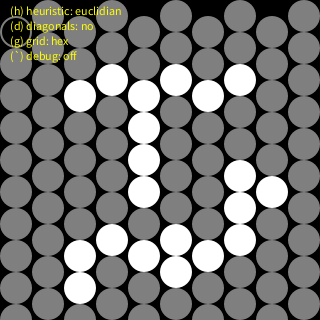
Frame 1 (no input)
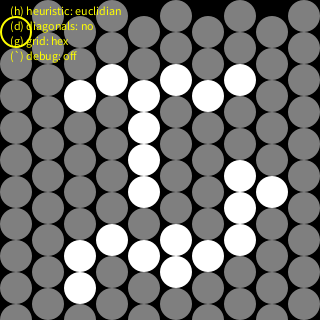
Frame 60 (the mouse pressed at the canvas centre just before this capture)
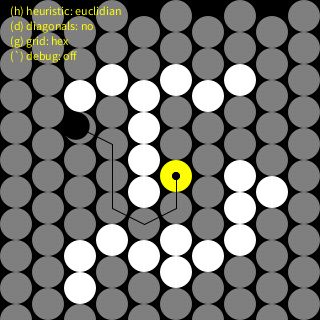
Frame 120 (the mouse held since frame 60 and released just before this capture)

The Processing sketch that drew these frames (run headless with seeded random() and noise(); from frame 60 on, the mouse is pressed at the canvas centre):

// Processing sketch: Pathfinding
// ── Pathfinding.pde
boolean debug = false;
Level level;
Player player;
Pathfinder pathfinder;

void setup() {
  size(320, 320);
  TileHelper.app = this;
  level = new Level();
  player = new Player();
  pathfinder = new Pathfinder();
}
void draw() {
  // UPDATE:
  player.update();

  // DRAW:
  background(TileHelper.isHex ? 0 : 127);
  level.draw();
  player.draw();

  Point g = TileHelper.pixelToGrid(new PVector(mouseX, mouseY));
  Tile tile = level.getTile(g);
  tile.hover = true;
  PVector m = tile.getCenter();
  fill(0, 0, 0);
  ellipse(m.x, m.y, 8, 8);


  // DRAW DEBUG INFO:
  fill(255, 255, 0);
  String s1 = (pathfinder.useManhattan) ? "(h) heuristic: manhattan" : "(h) heuristic: euclidian";
  String s2 = (level.useDiagonals) ? "(d) diagonals: yes" : "(d) diagonals: no";
  String s3 = (TileHelper.isHex) ? "(g) grid: hex" : "(g) grid: square";
  String s4 = (debug) ? "(`) debug: on" : "(`) debug: off";
  text(s1, 10, 15);
  text(s2, 10, 30);
  text(s3, 10, 45);
  text(s4, 10, 60);
}

void mousePressed() {
  player.setTargetPosition(TileHelper.pixelToGrid(new PVector(mouseX, mouseY)));
}
void keyPressed() {
  if (debug) println(keyCode);


  if (keyCode == 49) level.loadLevel(LevelDefs.LEVEL1);
  if (keyCode == 50) level.loadLevel(LevelDefs.LEVEL2);
  if (keyCode == 51) level.loadLevel(LevelDefs.LEVEL3);
  if (keyCode == 52) level.loadLevel(LevelDefs.LEVEL4);
  if (keyCode == 53) level.loadLevel(LevelDefs.LEVEL5);

  if (keyCode == 68) {
    level.toggleDiagonals();
    level.reloadLevel();
  }
  if (keyCode == 71) {
    TileHelper.isHex = !TileHelper.isHex;
    level.reloadLevel();
  }
  if (keyCode == 72) pathfinder.toggleHeuristic();
  if (keyCode == 192) debug = !debug;
}
// ── Level.pde
class Level {

  int[][] level;
  Tile[][] tiles;
  boolean useDiagonals = false;

  Level() {
    loadLevel(LevelDefs.LEVEL2);
  }
  void draw() {
    noStroke();
    //if(TileHelper.isHex) rectMode(CENTER);
    for (int Y = 0; Y < tiles.length; Y++) {
      for (int X = 0; X < tiles[Y].length; X++) {
        tiles[Y][X].draw();
      }
    }
    fill(0);
  }
  Tile getTile(int X, int Y) {
    if (X < 0 || Y < 0) return null;
    if (Y >= tiles.length || X >= tiles[0].length) return null;
    return tiles[Y][X];
  }
  Tile getTile(Point p) {
    return getTile(p.x, p.y);
  }
  PVector getTileCenterAt(Point p) {
    Tile tile = getTile(p);
    if (tile == null) return new PVector();
    return tile.getCenter();
  } 
  boolean isPassable(Point p) {
    Tile tile = getTile(p);
    if (tile == null) return false;
    return tile.isPassable();
  }

  void reloadLevel() {
    loadLevel(level);
  }

  void loadLevel(int[][] layout) {

    level = layout; // cache the layout (to enable reloading levels)

    // build our multidimensional array of tiles:
    int ROWS = layout.length;
    int COLS = layout[0].length;
    tiles = new Tile[ROWS][COLS];
    for (int Y = 0; Y < ROWS; Y++) {
      for (int X = 0; X < COLS; X++) {
        Tile tile = new Tile(X, Y);
        tile.TERRAIN = layout[Y][X];
        tiles[Y][X] = tile;
      }
    }
    for (int Y = 0; Y < ROWS; Y++) {
      for (int X = 0; X < COLS; X++) {
        if (TileHelper.isHex) {
          if (X % 2 == 0) {
            tiles[Y][X].addNeighbors(new Tile[] {
              getTile(X-1, Y), 
              getTile(X-1, Y+1), 
              getTile(X, Y-1), 
              getTile(X, Y+1),
              getTile(X+1, Y), 
              getTile(X+1, Y+1)
            }
            );
          } 
          else {
            tiles[Y][X].addNeighbors(new Tile[] {
              getTile(X-1, Y-1), 
              getTile(X-1, Y), 
              getTile(X, Y-1), 
              getTile(X, Y+1),
              getTile(X+1, Y-1), 
              getTile(X+1, Y)
            }
            );
          }
        } 
        else {
          tiles[Y][X].addNeighbors(new Tile[] {
            getTile(X-1, Y), 
            getTile(X+1, Y), 
            getTile(X, Y-1), 
            getTile(X, Y+1)
          }
          );
          if (useDiagonals) {
            tiles[Y][X].addNeighbors(new Tile[] {
              getTile(X-1, Y-1), 
              getTile(X+1, Y+1), 
              getTile(X+1, Y-1), 
              getTile(X-1, Y+1)
            }
            );
          } // end if
        } // end else
      } // end for
    } // end for
  } // end loadLevel()

  void toggleDiagonals() {
    useDiagonals = !useDiagonals;
  }
}


// ── LevelDefs.pde
static class LevelDefs {
  
  // MOVEMENT COST (CORRESPONDS TO THE TERRAIN TYPE IN THE LEVELS)
  // For example terrain 0 has a movecost of 1,
  // and terrain 1 has a movecost of 4
  static int[] MOVECOST = {1, 4, 1000};
  
  // THESE ARRAYS SHOULDN'T BE JAGGED!
  static int[][] LEVEL1 = 
  {
    {0, 0, 0, 0, 0, 0, 0, 0, 0, 0},
    {0, 0, 0, 0, 0, 0, 0, 0, 0, 0},
    {0, 0, 0, 0, 0, 0, 0, 0, 0, 0},
    {0, 0, 0, 0, 0, 0, 0, 0, 0, 0},
    {0, 0, 0, 0, 0, 0, 0, 0, 0, 0},
    {0, 0, 0, 0, 0, 0, 0, 0, 0, 0},
    {0, 0, 0, 0, 0, 0, 0, 0, 0, 0},
    {0, 0, 0, 0, 0, 0, 0, 0, 0, 0},
    {0, 0, 0, 0, 0, 0, 0, 0, 0, 0},
    {0, 0, 0, 0, 0, 0, 0, 0, 0, 0}
  };
  static int[][] LEVEL2 = 
  {
    {0, 0, 0, 0, 0, 0, 0, 0, 0, 0},
    {0, 0, 0, 0, 0, 0, 0, 0, 0, 0},
    {0, 0, 2, 2, 2, 2, 2, 2, 0, 0},
    {0, 0, 0, 0, 2, 0, 0, 0, 0, 0},
    {0, 0, 0, 0, 2, 0, 0, 0, 0, 0},
    {0, 0, 0, 0, 2, 0, 0, 2, 2, 0},
    {0, 0, 0, 0, 0, 0, 0, 2, 0, 0},
    {0, 0, 2, 2, 2, 2, 2, 2, 0, 0},
    {0, 0, 2, 0, 0, 2, 0, 0, 0, 0},
    {0, 0, 0, 0, 0, 0, 0, 0, 0, 0}
  };
  static int[][] LEVEL3 = 
  {
    {0, 0, 0, 0, 0, 0, 0, 0, 0, 0},
    {0, 0, 0, 0, 0, 0, 0, 0, 0, 0},
    {0, 0, 2, 2, 2, 2, 2, 2, 0, 0},
    {0, 0, 2, 0, 0, 0, 0, 2, 0, 0},
    {0, 0, 2, 0, 0, 0, 0, 2, 0, 0},
    {0, 0, 2, 0, 0, 0, 0, 2, 0, 0},
    {2, 2, 2, 2, 2, 2, 0, 2, 0, 0},
    {0, 0, 0, 0, 0, 0, 0, 2, 0, 0},
    {0, 0, 2, 1, 1, 2, 2, 2, 0, 0},
    {0, 0, 0, 0, 0, 0, 0, 0, 0, 0}
  };
  static int[][] LEVEL4 = 
  {
    {0, 0, 0, 0, 0, 0, 0, 0, 0, 0},
    {0, 2, 2, 1, 0, 1, 2, 2, 2, 0},
    {0, 2, 0, 0, 0, 0, 0, 1, 0, 0},
    {0, 2, 0, 1, 1, 0, 0, 1, 0, 0},
    {0, 1, 0, 0, 0, 1, 0, 1, 0, 1},
    {0, 1, 0, 1, 0, 0, 0, 1, 0, 0},
    {0, 2, 0, 0, 1, 0, 1, 1, 0, 0},
    {0, 2, 1, 0, 1, 0, 0, 0, 1, 0},
    {0, 2, 0, 0, 1, 1, 1, 0, 0, 0},
    {0, 0, 0, 1, 0, 0, 0, 0, 0, 0}
  };
  static int[][] LEVEL5 = 
  {
    {0, 0, 0, 0, 0, 0, 0, 0, 0, 0},
    {0, 2, 2, 2, 2, 2, 2, 2, 2, 0},
    {0, 2, 0, 0, 2, 0, 0, 1, 0, 0},
    {0, 2, 0, 0, 2, 0, 0, 1, 0, 0},
    {0, 2, 0, 0, 2, 0, 0, 1, 0, 0},
    {0, 2, 2, 2, 2, 0, 0, 1, 0, 0},
    {0, 1, 0, 0, 1, 2, 0, 1, 0, 0},
    {0, 1, 0, 0, 1, 0, 2, 0, 0, 0},
    {0, 2, 0, 0, 2, 1, 1, 2, 0, 0},
    {0, 0, 0, 0, 0, 0, 0, 0, 2, 0}
  };
}

// ── Pathfinder.pde

class Pathfinder {

  boolean useManhattan = false;
  boolean useDiagonals = false;
  ArrayList<Tile> open = new ArrayList<Tile>(); // collection of tiles we can use to solve the algorithm
  ArrayList<Tile> closed = new ArrayList<Tile>(); // collection of tiles that we've ruled out as NOT part of the solution

  Pathfinder() {
  }

  ArrayList<Tile> findPath(Tile start, Tile end) {
    open.clear(); // empty array
    closed.clear(); // empty array

    start.resetParent(); // starting tile's "parent" property should be null

    // STEP 1:
    connectStartToEnd(start, end);

    // STEP 2: BUILD PATH BACK TO BEGINNING
    ArrayList<Tile> path = new ArrayList<Tile>();
    Tile pathNode = end;
    while (pathNode != null) {
      path.add(pathNode);
      pathNode = pathNode.parent;
    }

    // STEP 3: REVERSE THE COLLECTION:
    ArrayList<Tile> rev = new ArrayList<Tile>();
    int maxIndex = path.size() - 1;
    for (int i = maxIndex; i >= 0; i--) {
      rev.add(path.get(i));
    }
    if (debug) outputPath(rev);
    return rev;
  }
  void outputPath(ArrayList<Tile> path) {
    println("BEST PATH:");
    int i = 0;
    for (Tile t : path) {
      print("\t" + i + ": " + t.X + ", " + t.Y);
      if(i == 0) print(" (current location)");
      println(); 
      i++;
    }
  }
  void connectStartToEnd(Tile start, Tile end) {

    open.add(start);

    while (open.size () > 0) {
      ////// GET THE NODE IN open WITH LOWEST F VALUE:
      float F = 9999;
      int index = -1;

      for (int i = 0; i < open.size (); i++) {
        Tile temp = open.get(i);
        if (temp.F < F) {
          F = temp.F;
          index = i;
        }
      }

      Tile current = open.remove(index);
      closed.add(current);

      if (current == end) {
        // path found!
        break;
      }
      // LOOP THROUGH ALL OF current's NEIGHBORS:
      for (int i = 0; i < current.neighbors.size (); i++) {
        Tile neighbor = current.neighbors.get(i);
        if (!tileInArray(closed, neighbor)) {
          if (!tileInArray(open, neighbor)) {
            open.add(neighbor);
            neighbor.setParent(current);
            neighbor.doHeuristic(end, useManhattan);
          } else {
            if (neighbor.G > current.G + neighbor.getTerrainCost()) {
              neighbor.setParent(current);
              neighbor.doHeuristic(end, useManhattan);
            } // end if
          } // end else
        } // end if
      } // end for
    } // end while
  } // end method

  boolean tileInArray(ArrayList<Tile> a, Tile t) {
    for (int i = 0; i < a.size (); i++) {
      if (a.get(i) == t) return true;
    }
    return false;
  }
  /*
  int indexOfTile(ArrayList<Tile> a, Tile t) {
   for (int i = 0; i < a.size (); i++) {
   if (a.get(i) == t) return i;
   }
   return -1;
   }*/
  void toggleHeuristic() {
    useManhattan = !useManhattan;
  }
}


// ── Player.pde
class Player {

  // GRID-SPACE COORDINATES:
  Point gridP = new Point(); // current position
  Point gridT = new Point(); // target position (pathfinding goal)

  // PIXEL-SPACE COORDINATES:
  PVector pixlP = new PVector(); // current pixel position

  ArrayList<Tile> path;    // the path to follow to get to the target position
  boolean findPath = false;

  Player() {
    teleportTo(gridP);
  }
  void teleportTo(Point gridP) {
    Tile tile = level.getTile(gridP);
    if (tile != null) {
      this.gridP = gridP.get();
      this.gridT = gridP.get();
      this.pixlP = tile.getCenter();
    }
  }
  void setTargetPosition(Point gridT) {
    this.gridT = gridT.get();
    findPath = true;
  }
  void update() {
    if (findPath == true) findPathAndTakeNextStep();
    updateMove();
  }
  void findPathAndTakeNextStep() {
    findPath = false;
    Tile start = level.getTile(gridP);
    Tile end = level.getTile(gridT);
    if (start == end) {
      path = null;
      return;
    }
    path = pathfinder.findPath(start, end);

    if (path != null && path.size() > 1) { 
      Tile tile = path.get(1);
      if(tile.isPassable()) gridP = new Point(tile.X, tile.Y);
    }
  }
  void updateMove() {
    
    float snapThreshold = 1;
    PVector pixlT = level.getTileCenterAt(gridP);
    PVector diff = PVector.sub(pixlT, pixlP);
    
    pixlP.x += diff.x * .2;
    pixlP.y += diff.y * .2;
    
    if (abs(diff.x) < snapThreshold) pixlP.x = pixlT.x;
    if (abs(diff.y) < snapThreshold) pixlP.y = pixlT.y;

    if (pixlT.x == pixlP.x && pixlT.y == pixlP.y) findPath = true;
  }
  void draw() {
    noStroke();
    fill(0);
    ellipse(pixlP.x, pixlP.y, 28, 28);
    drawPath();
  }
  void drawPath() {
    if (path != null && path.size() > 1) {
      stroke(0);
      PVector prevP = pixlP.get();//path.get(0).getCenter();
      for (int i = 1; i < path.size (); i++) {
        PVector currP = path.get(i).getCenter();
        line(prevP.x, prevP.y, currP.x, currP.y);
        prevP = currP;
      }
      noStroke();
      ellipse(prevP.x, prevP.y, 8, 8);
    }
  }
}
// ── Point.pde
class Point {
  int x = 0;
  int y = 0;
  Point(){ }
  Point(int x, int y) {
    this.x = x;
    this.y = y;
  }
  Point get(){
    return new Point(x, y); 
  }
  Point getUp(){
    return new Point(x, y-1);
  }
  Point getDown(){
    return new Point(x, y+1);
  }
  Point getLeft(){
    return new Point(x-1, y);
  }
  Point getRight(){
    return new Point(x+1, y);
  }
  String toString(){
    return x + ", " + y; 
  }
}


// ── Tile.pde
static class TileHelper {

  static Pathfinding app;
  static boolean isHex = true;
  final static int W = 32;
  final static int H = 32;
  final static int halfW = W / 2;
  final static int halfH = H / 2;

  static PVector gridToPixel(Point p) {
    return gridToPixel(p.x, p.y);
  }
  static PVector gridToPixel(int X, int Y){
    PVector v = new PVector(X * W, Y * H);
    if (isHex && X % 2 == 0) v.y += 16;
    return v;
  }
  static Point pixelToGrid(PVector v) {

    int x = (int)(v.x / W);
    if (isHex && x % 2 == 0) v.y -= halfH;
    int y = (int)(v.y / H);    

    return app.new Point(x, y);
  }
}

class Tile {

  int X; // GRID X
  int Y; // GRID Y
  int TERRAIN = 0; // TERRAIN TYPE
  boolean hover = false;

  Tile(int X, int Y) {
    this.X = X;
    this.Y = Y;
  }
  // DRAW THIS TILE:
  void draw() {
    if (TERRAIN == 0) {
      if (TileHelper.isHex) fill(127);
      else if(hover) {}
      else return; // don't draw empty tiles
    }
    if (TERRAIN == 1) fill(200);
    if (TERRAIN == 2) fill(255);
    if(hover) fill(255, 255, 0);
    
    if (TileHelper.isHex) {
      PVector p = getCenter();
      ellipse(p.x, p.y, TileHelper.W, TileHelper.H);
    } 
    else {
      PVector p = TileHelper.gridToPixel(X, Y);
      rect(p.x, p.y, TileHelper.W, TileHelper.H);
    }
    hover = false;
  }
  // GET THE CENTER POINT OF THIS TILE IN PIXEL-SPACE:
  PVector getCenter() {
    PVector p = TileHelper.gridToPixel(new Point(X, Y));
    p.x += TileHelper.halfW;
    p.y += TileHelper.halfH;
    return p;
  }
  boolean isPassable(){
    return (TERRAIN != 2); 
  }

  ///////////////////////////////////////////////////
  /////////////// PATHFINDING STUFF: ////////////////
  ///////////////////////////////////////////////////

  ArrayList<Tile> neighbors = new ArrayList<Tile>(); // LIST OF NEIGHBORING TILES
  Tile parent; // PARENT TILE (previous tile in the path)
  float G; // COST TO TRAVEL TO THIS TILE... from origin!
  float F; // TOTAL COST OF THIS TILE

  // ADD THE SUPPLIED TILES TO THIS TILE'S LIST OF NEIGHBORS:
  void addNeighbors(Tile[] tiles) {
    for (Tile t : tiles) {
      if (t != null) neighbors.add(t);
    }
  }
  // SET THE PARENT OF THIS TILE:
  // This is used during pathfinding to remember where the path originated.
  void setParent(Tile n) {
    parent = n;
    G = parent.G + getTerrainCost();
  }
  // RESET THE PARENT OF THIS TILE:
  // This is used when starting pathfinding. When reversing back
  // through the path, we know we've arrived once we reach a tile
  // without a parent tile.
  void resetParent() {
    parent = null;
    G = 0;
    F = 0;
  }
  // RETURN THE COST OF MOVING INTO THIS TILE:
  float getTerrainCost() {
    if (TERRAIN >= 0 && TERRAIN < LevelDefs.MOVECOST.length) return LevelDefs.MOVECOST[TERRAIN];
    return 0;
  }
  // HEURISTICS CALULATIONS:
  void doHeuristic(Tile n, boolean useManhattan) {
    if (useManhattan) F = G + distanceManhattan(n);
    if (!useManhattan) F = G + distanceEuclidean(n);
  }
  // MANHATTAN HEURISTIC CALCULATION:
  float distanceManhattan(Tile n) {
    return abs(n.X - X) + abs(n.Y - Y);
  }
  // EUCLIDEAN HEURISTIC CALCULATION:
  float distanceEuclidean(Tile n) {
    float dx = n.X - X;
    float dy = n.Y - Y;
    return sqrt(dx * dx + dy * dy);
  }
}
